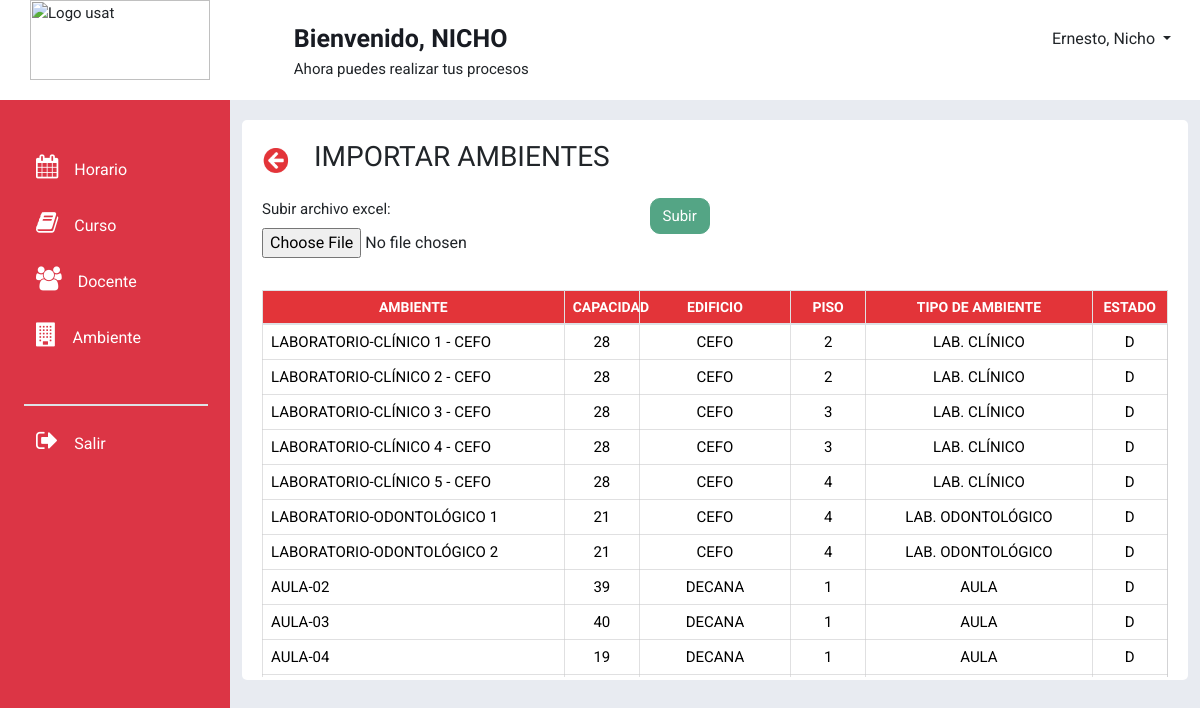
Screenshot of /csvAmbientes/ with the database file from the repository.
### modulo_ambiente/models.py (models this page shows, shortened)
class edificio( models.Model):
    nombre_edificio = models.CharField(max_length=100)
    def __str__(self):
        return self.nombre_edificio
    class Meta:
        verbose_name_plural="Edificio"

class ambiente(models.Model):
    nombre_ambiente = models.CharField(max_length=30)
    capacidad_ambiente = models.PositiveSmallIntegerField(default=15)
    estado_ambiente = models.CharField(max_length=1, choices=(('D', 'Disponible'), ('O', 'Ocupado'),('M', 'Mantenimiento')))
    piso = models.PositiveSmallIntegerField(default=1)
    FKedificio  = models.ForeignKey(edificio, on_delete=models.CASCADE, verbose_name='Edificio')
    FKtipo_ambiente = models.ForeignKey(tipo_ambiente, on_delete=models.CASCADE, verbose_name='Tipo de Ambiente')
    class Meta:
        verbose_name_plural="Ambiente"

class tipo_ambiente(models.Model):
    tipo_de_ambiente = models.CharField(max_length=30)
    descripcion = models.CharField(max_length=50)
    def __str__(self):
        return self.tipo_de_ambiente
    class Meta:
        verbose_name_plural="Tipo de ambiente"

### modulo_ambiente/views.py (the view)
# urls.py: path('csvAmbientes/', views.upload_file)
def upload_file(request):
    if request.method == 'POST':
        form = UploadCSVForm(request.POST, request.FILES)
        if form.is_valid():
            if 'Subir_archivo_excel' in request.FILES:
                excel_file = request.FILES['Subir_archivo_excel']
                workbook = openpyxl.load_workbook(excel_file)
                sheet = workbook.active
                try:
                    for row in sheet.iter_rows(min_row=2, max_row=sheet.max_row, min_col=1, max_col=sheet.max_column):
                        if row is None or all(cell is None for cell in row):
                            continue  # Skip empty rows
                        ambientes = edificio.objects.all()
                        nro, nombre_ambiente, nombre_edificio, aforo, piso, nombre_tipo_ambiente = [cell.value for cell in row]
                        if row[1] and row[2]:
                            nombre = row[1]
                            tipoa= row[5]
                            edificio_id = row[2]
                            edificios = edificio.objects.filter(nombre_edificio=nombre_edificio)
                            if not edificios:
                                if nombre_edificio is None:
                                    continue
                                else:
                                    print(f"No se encontró ningún edificio con el nombre '{nombre_edificio}'.")
                                    continue
                            tipos_ambiente = tipo_ambiente.objects.filter(tipo_de_ambiente=nombre_tipo_ambiente)
                            if not tipos_ambiente:
                                print(f"No se encontró ningún tipo de ambiente con el nombre '{nombre_tipo_ambiente}'.")
                                continue
                            for edificio_obj in edificios:
                                for tipo_ambiente_obj in tipos_ambiente:
                                    ambiente_obj = ambiente(
                                        nombre_ambiente=nombre_ambiente,
                                        capacidad_ambiente=aforo,
                                        estado_ambiente='D',  # Asumiendo que todos los ambientes están disponibles por defecto
                                        piso=piso,
                                        FKedificio=edificio_obj,
                                        FKtipo_ambiente=tipo_ambiente_obj
                                        )
                                    ambiente_obj.save()
                        else:
                            messages.warning(request, f'Fila incompleta o incorrecta: {row}')
                    messages.success(
                        request, 'Archivo Excel subido correctamente')
                except openpyxl.utils.exceptions.InvalidFileException:
                    messages.error(
                        request, 'El archivo subido no es un archivo Excel válido.')
                except Exception as e:
                    messages.error(request, f'Error: {str(e)}')
            return redirect(request.path)
    else:
        form = UploadCSVForm()
        enviar=obtener_ambientes_array()
    return render(request, './csvAmbientes.html', {'form': form, 'disponibilidad':enviar})

### modulo_ambiente/forms.py
class UploadCSVForm(forms.Form):
    Subir_archivo_excel = forms.FileField(required=False)

### modulo_ambiente/views.py (called while the page is built)
def obtener_ambientes_array():
    dispo= ambiente.objects.all();
    enviar=[]
    for amobj in dispo:
        ambdispo=ambiente.objects.get(id=amobj.id)
        nombre= ambdispo.nombre_ambiente
        capa= ambdispo.capacidad_ambiente
        edificio= ambdispo.FKedificio
        piso = ambdispo.piso
        tipo = ambdispo.FKtipo_ambiente
        estado= ambdispo.estado_ambiente
        enviar.append((nombre,capa,edificio,piso,tipo,estado))
    return enviar

### modulo_ambiente/templates/csvAmbientes.html (shortened to what this page needs)
{% load static %}
{% block content %}
<link href="https://cdn.jsdelivr.net/npm/bootstrap@5.3.3/dist/css/bootstrap.min.css" rel="stylesheet">
<head>
  <link rel="stylesheet" href="{% static 'css/csv.css' %}">
  <link rel="stylesheet" href="https://stackpath.bootstrapcdn.com/bootstrap/4.5.2/css/bootstrap.min.css" />
  <link rel="stylesheet" href="https://maxcdn.bootstrapcdn.com/font-awesome/4.7.0/css/font-awesome.min.css">
  <link rel="stylesheet" href="https://cdnjs.cloudflare.com/ajax/libs/bootstrap/5.3.3/css/bootstrap.min.css" />
</head>
<body style="padding: 0px;
overflow-y: hidden;
overflow-x: hidden;">
    <div class="container-fluid p-0 m-auto" style="font-family: 'Roboto', sans-serif; font-size: 15px;">
        <div class="caja" style="height: 100px; background-color: white;">
            <div class="row">
              <div class="col1" style="margin-left: 30px; width:  16%;">
                <a class="navbar-brand" href="/inicio">
                  <img style="width: 180px; height: 80px;" src="http://www.usat.edu.pe/web/wp-content/uploads/2023/05/logo_usat25.png"
                    alt="Logo usat">
                </a>
              </div>
              <div class="col2" style="padding: 20px; text-align: left; margin-left: 60px;  width:  60%;">
                  <h7> <strong> Bienvenido, NICHO </strong> <br> </h7>
                  <p>Ahora puedes realizar tus procesos</p>
                </div>
              <div class="col3" style="padding: 20px; text-align: right;  width:  16%;">
                <button class="btn dropdown-toggle" type="button" data-bs-toggle="dropdown" aria-expanded="false">
                  Ernesto, Nicho
                </button>
              </div>
            </div>
        </div>
    </div>
    <div class="container-fluid overflow-hidden" style="font-family: 'Roboto', sans-serif;">
        <div class="row vh-100 overflow-auto" >
          <div id="sidebar" class="collapse collapse-horizontal show col-12 col-sm-3 col-xl-2 px-sm-2 px-0 bg-danger" style="width: 230px;">
            <div id="sidebar-nav" class="flex-sm-column flex-row flex-grow-1 align-items-center align-items-sm-start px-3 pt-2 text-white sticky-top">
              <ul class="nav nav-pills flex-sm-column flex-row flex-nowrap flex-shrink-1 flex-sm-grow-0 flex-grow-1 mb-sm-auto mb-0 justify-content-center align-items-center align-items-sm-start" id="menu">
                <div class="mt-3">
                  <br>
                  <a class="btn shadow-none border-0 text-white" data-bs-toggle="collapse" href="#menuHorario" role="button" aria-expanded="false" aria-controls="menuHorario">
                    <i class="fs-4 my-0 py-0 fa fa-calendar me-2"></i><span class="my-auto ms-2 d-none d-sm-inline text-white" >Horario</span>
                  </a>
                </div>
                <div class="mt-3">
                  <a class="btn shadow-none border-0 text-white" data-bs-toggle="collapse" href="#menuCurso" role="button" aria-expanded="false" aria-controls="menuCurso">
                    <i class="fs-4 my-0 py-0 fa fa-book me-2"></i><span class="my-auto ms-2 d-none d-sm-inline text-white">Curso</span>
                  </a>
                </div>
                <div class="mt-3">
                  <a class="btn shadow-none border-0 text-white" data-bs-toggle="collapse" href="#menuDocente" role="button" aria-expanded="false" aria-controls="menuDocente">
                    <i class="fs-4 my-0 py-0 fa fa-users me-2"></i><span class="my-auto ms-2 d-none d-sm-inline text-white">Docente</span>
                  </a>
                </div>
                <div class="mt-3">
                  <a class="btn shadow-none border-0 text-white" data-bs-toggle="collapse" href="#menuAmbiente" role="button" aria-expanded="false" aria-controls="menuAmbiente">
                    <i class="fs-4 my-0 py-0 fa fa-building me-2"></i><span class="my-auto ms-2 d-none d-sm-inline text-white">Ambiente</span>
                  </a>
                </div>
                <hr class="solid w-100 d-flex h-100 border border-1 bg-white dropdown-divider mt-5" color="white">
                <div class="mt-3 mb-3">
                  <a class="btn shadow-none border-0 pb-3 text-white" href="/inicio" role="button">
                    <i class="fs-4 my-0 py-0 fa fa-sign-out me-2"></i><span class="my-auto ms-2 d-none d-sm-inline text-white">Salir</span>
                  </a>
                </div>
              </ul>
            </div>
          </div>
    <div class="col d-flex flex-column h-sm-100" style="background-color: #e8ebf1;">
        <main class="row overflow-auto">
          <div class="container-fluid col">
    <div id="contenedorSub" style=" padding: 20px; background-color: white; margin-top: 20px; height: 560px; border-radius: 5px;">
     <div class="box-tittle">
      <button type="button" class="regresarBtn">
          <a href="/inicio"><img id="closeicon" src="{% static 'iconos/regresar.PNG' %}" width="32px" height="27px"></a>
      </button>
      <h3 id="titulo" style="margin-left: 20px;">IMPORTAR AMBIENTES</h3>
      <br><br>
  </div>
  <form method="post" enctype="multipart/form-data">
    <div class="row">
      <div class="col-sm-5">
        {{ form.as_p }}
      </div>
      <div class="col-sm-6">
        <button type="submit" class="btnVer">Subir</button>
      </div>
    </div>
  </form>
    <div id="boxTabla" style="height: 387px; overflow-y: auto;">
      <table class="table" id="tabla">
          <thead class="encabezado" style=" position: sticky; top: 0; z-index: 1; background-color: #E33439;">
              <tr>
                <th scope="col" style="background-color: #E33439; color: #fff;width: 40%;">AMBIENTE </th>
                <th scope="col" style="background-color: #E33439; color: #fff; width:10%;"> CAPACIDAD</th>
                <th scope="col" style="background-color: #E33439; color: #fff;width: 20%;">EDIFICIO</th>
                <th scope="col" style="background-color: #E33439; color: #fff;width: 10%;">PISO</th>
                <th scope="col" style="background-color: #E33439; color: #fff;width: 30%;">TIPO DE AMBIENTE</th>
                <th scope="col" style="background-color: #E33439; color: #fff;width: 10%;">ESTADO</th>
              </tr>
          </thead>
          <tbody>
              {% for d in disponibilidad %}
              <tr>
                  <td id="ini" style="text-align: left;">{{ d.0 }}</td>
                  <td id="fin" style="text-align: center;" >{{ d.1 }}</td>
                  <td id="dia" style="text-align: center;" >{{ d.2 }}</td>
                  <td id="ini" style="text-align: center;">{{ d.3 }}</td>
                  <td id="fin" style="text-align: center;">{{ d.4 }}</td>
                  <td id="ini" style="text-align: center;">{{ d.5 }}</td>
              </tr>
              {% endfor %}
          </tbody>
      </table>
  </div>
          </div>
          </div>
        </main>
    </div>
        </div>
    </div>
</body>
{% endblock %}

### static/css/csv.css (style rules this page uses)
body { font-family: "Roboto", sans-serif; padding: 0px; font-size: 15px; }
h1, h2, h3, h4, h5, h6, h7 { font-family: "Roboto Condensed", sans-serif; color: #181B22; font-size: 25px; font-weight: 600; }
th { font-family: "Roboto Condensed", sans-serif; color: white; font-size: 14px; }
tr, label, option { font-family: "Roboto", sans-serif; font-size: 15px; }
#titulo { display: inline; margin-left: 5px; padding-top: 5%; }
.table { table-layout: fixed; border-collapse: collapse; width: 100%; height: 5px; }
.table thead th { vertical-align: bottom; border-bottom: 2px solid #181b2295; }
.table th, .table td { border: 1px solid #cacacc95; padding-top: 15px; }
.table th { background-color: #E33439; text-align: center; }
.table th:nth-child(1), .fixed-table td:nth-child(1) { width: 20%; }
.table th:nth-child(2), .fixed-table td:nth-child(2) { width: 20%; }
.table th:nth-child(3), .fixed-table td:nth-child(3) { width: 20%; }
.table th:nth-child(4), .fixed-table td:nth-child(3) { width: 40%; }
.table th:nth-child(5), .fixed-table td:nth-child(3) { width: 40%; }
.regresarBtn { background-color: white; border: None; margin: -8px; display: inline; }
.caja { padding: 0px; width: 100%; margin: 0px; }
.col1, .col3 { width: 16%; }
.col2 { width: 60%; }

### modulo_ambiente/templates/csvAmbientes.html (style rules this page uses)
.btnVer { background-color: #54A585; border: 1px solid transparent; border-color: #54A585; border-radius: 10px; color: #fff; padding: 0.375rem 0.75rem; font-size: 15px; text-align: center; }

### rows the page displays
edificio: nombre_ambiente "LABORATORIO-CLÍNICO 1 - CEFO", d "28", nombre_edificio "CEFO", d "2", tipo_de_ambiente "LAB. CLÍNICO", d "D", nombre_ambiente "LABORATORIO-CLÍNICO 2 - CEFO", nombre_ambiente "LABORATORIO-CLÍNICO 3 - CEFO", d "3", nombre_ambiente "LABORATORIO-CLÍNICO 4 - CEFO", nombre_ambiente "LABORATORIO-CLÍNICO 5 - CEFO", d "4", nombre_ambiente "LABORATORIO-ODONTOLÓGICO 1", d "21", tipo_de_ambiente "LAB. ODONTOLÓGICO", nombre_ambiente "LABORATORIO-ODONTOLÓGICO 2"
edificio: nombre_ambiente "AULA-02", d "39", nombre_edificio "DECANA", d "1", tipo_de_ambiente "AULA", d "D", nombre_ambiente "AULA-03", d "40", nombre_ambiente "AULA-04", d "19"
